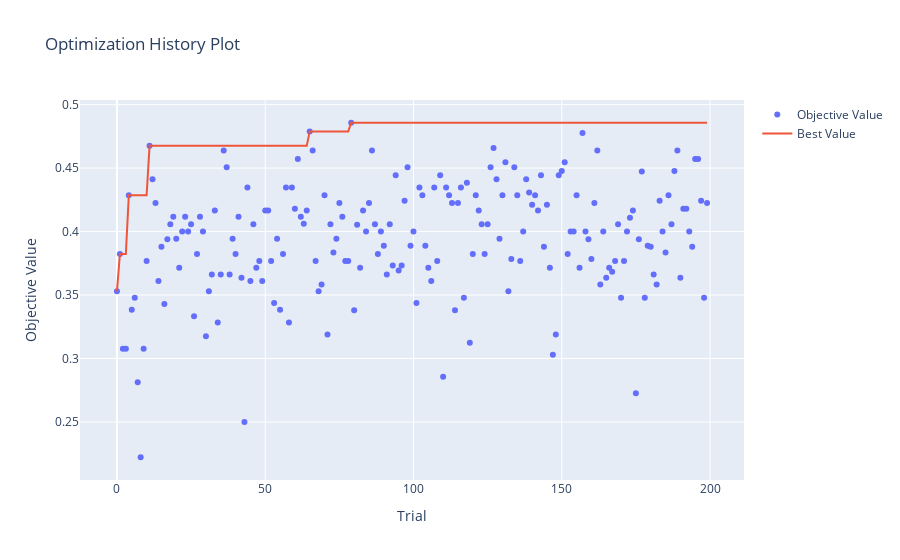

Here is the notebook cell this chart was saved with:
### Code cell
# Visualizar el historial de optimización
plot_optimization_history(study)

### Figure 1 — Plotly figure (JSON) as saved in the notebook; plotly's stock layout.template omitted (floating-point values rounded to 4 significant figures; data arrays with more than 128 entries replaced by an {"elided": "..."} marker saying what was removed)
{"data": [{"mode": "markers", "name": "Objective Value", "type": "scatter", "x": {"elided": "200 int values"}, "y": {"elided": "200 float values"}}, {"mode": "lines", "name": "Best Value", "type": "scatter", "x": {"elided": "200 int values"}, "y": {"elided": "200 float values"}}, {"marker": {"color": "#cccccc"}, "mode": "markers", "name": "Infeasible Trial", "showlegend": false, "type": "scatter", "x": [], "y": []}], "layout": {"title": {"text": "Optimization History Plot"}, "xaxis": {"title": {"text": "Trial"}}, "yaxis": {"title": {"text": "Objective Value"}}}}
